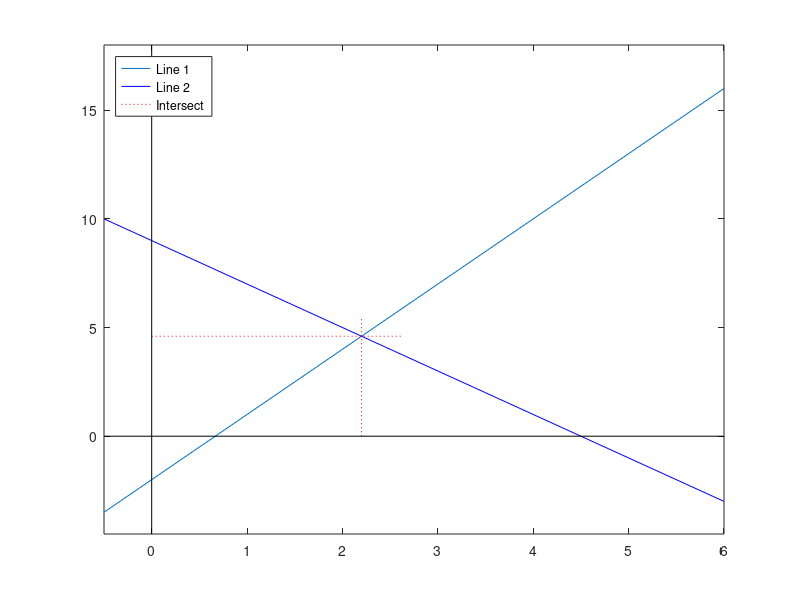

This figure's MATLAB source:
% Plotting line intersections
function main
    pause(1)
    figure
    % equations are y = m1 x + c1
    % y = m2 x + c2
    % in matrix form:
    % [ -m1 1; * [xp; = [c1
    % -m2 1 ] yp] c2]
    ax = [-0.5 6]; ay = [-4.5 18];
    % plot the two lines
    m1 = 3; c1 = -2;
    y1 = m1*ax + c1;
    m2 = -2; c2 = 9;
    y2 = m2*ax + c2;
    plot(ax, y1)
    hold on
    plot(ax, y2, 'b-')
    % solve for the intersection point
    A = [-m1 1; -m2 1];
    c = [c1; c2];
    P = A\c;
    % draw intersection identification lines
    ix = P(1); iy = P(2);
    plot([ix ix], [0 iy*1.2], 'r:')
    plot([0 ix*1.2],[iy iy], 'r:')
    % draw the axes
    plot(ax, [0 0], 'k');
    axis([ax ay])
    plot([0 0], ay, 'k');
    legend({'Line 1','Line 2','Intersect'}, ...
        'Location','NorthWest' )
end
